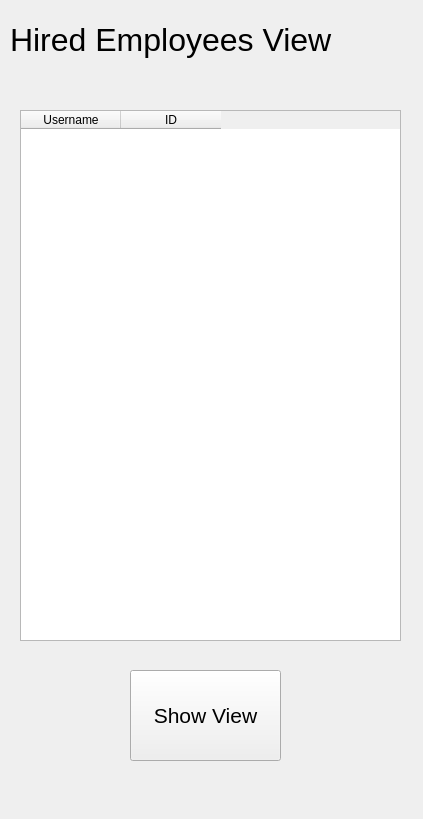
<?xml version="1.0" encoding="UTF-8"?>
<ui version="4.0">
 <class>Form</class>
 <widget class="QWidget" name="Form">
  <property name="geometry">
   <rect>
    <x>0</x>
    <y>0</y>
    <width>423</width>
    <height>819</height>
   </rect>
  </property>
  <property name="windowTitle">
   <string>Form</string>
  </property>
  <widget class="QLabel" name="label">
   <property name="geometry">
    <rect>
     <x>10</x>
     <y>10</y>
     <width>401</width>
     <height>61</height>
    </rect>
   </property>
   <property name="text">
    <string>&lt;html&gt;&lt;head/&gt;&lt;body&gt;&lt;p&gt;&lt;span style=&quot; font-size:24pt;&quot;&gt;Hired Employees View&lt;/span&gt;&lt;/p&gt;&lt;/body&gt;&lt;/html&gt;</string>
   </property>
   <property name="margin">
    <number>3</number>
   </property>
  </widget>
  <widget class="QTableWidget" name="tableWidget">
   <property name="geometry">
    <rect>
     <x>20</x>
     <y>110</y>
     <width>381</width>
     <height>531</height>
    </rect>
   </property>
   <property name="alternatingRowColors">
    <bool>false</bool>
   </property>
   <property name="columnCount">
    <number>2</number>
   </property>
   <column>
    <property name="text">
     <string>Username</string>
    </property>
   </column>
   <column>
    <property name="text">
     <string>ID</string>
    </property>
   </column>
  </widget>
  <widget class="QPushButton" name="tableButton">
   <property name="geometry">
    <rect>
     <x>130</x>
     <y>670</y>
     <width>151</width>
     <height>91</height>
    </rect>
   </property>
   <property name="font">
    <font>
     <pointsize>16</pointsize>
    </font>
   </property>
   <property name="text">
    <string>Show View</string>
   </property>
  </widget>
 </widget>
 <resources/>
 <connections/>
</ui>
